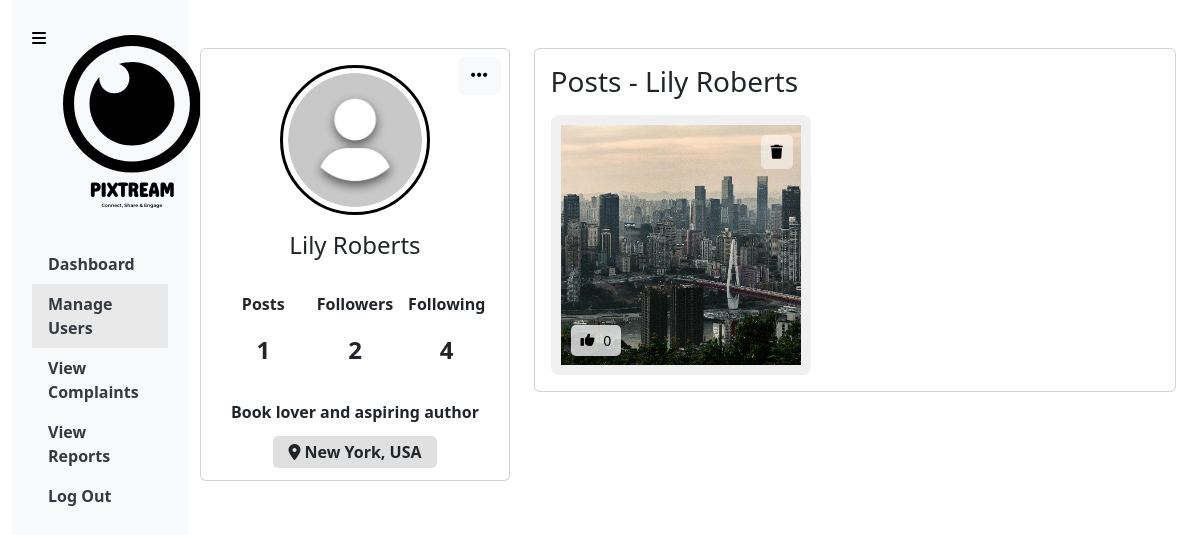
The app's page /admin_user_view.php?username=lily_roberts (signed in) with its own data.
### tables this page shows
CREATE TABLE `users` (
  `id` bigint(20) NOT NULL,
  `name` varchar(100) DEFAULT NULL,
  `username` varchar(191) DEFAULT NULL,
  `email` varchar(191) DEFAULT NULL,
  `password` varchar(255) DEFAULT NULL,
  `bio` text DEFAULT NULL,
  `profile_picture` varchar(255) DEFAULT 'default.png',
  `location` varchar(255) DEFAULT NULL,
  `created_at` timestamp NOT NULL DEFAULT current_timestamp()
);

CREATE TABLE `posts` (
  `id` bigint(20) NOT NULL,
  `user_id` bigint(20) DEFAULT NULL,
  `post_path` varchar(255) DEFAULT NULL,
  `caption` longtext DEFAULT NULL,
  `category` enum('Photos','Videos','Stories','Music','Articles','Memes','Art & Design','Photography','Travel & Adventure','Food & Cooking','Others') DEFAULT NULL,
  `created_at` timestamp NOT NULL DEFAULT current_timestamp()
);

### admin_user_view.php (the view, shortened to what this page needs)
<?php
include 'dbconfig.php';
$username = $_GET['username'];
$sql = "SELECT * FROM users WHERE username='$username';";
$result = mysqli_query($conn, $sql);
$info = mysqli_fetch_assoc($result);
$id = $info['id'];
$name = $info['name'];
$location = $info['location'];
$bio = $info['bio'];
$profilePhoto = $info['profile_picture'] ?? 'default.png';
$followersSql = "SELECT COUNT(*) AS follower_count FROM follows WHERE followed_id='$id';";
$followersResult = mysqli_query($conn, $followersSql);
$followersCount = mysqli_fetch_assoc($followersResult)['follower_count'];
$followingSql = "SELECT COUNT(*) AS following_count FROM follows WHERE follower_id='$id';";
$followingResult = mysqli_query($conn, $followingSql);
$followingCount = mysqli_fetch_assoc($followingResult)['following_count'];
$postSql = "SELECT COUNT(*) FROM posts WHERE user_id = '$id';";
$postResult = mysqli_query($conn, $postSql);
$postInfo = mysqli_fetch_array($postResult);
$postCount = $postInfo[0];
?>
<!DOCTYPE html>
<html lang="en">
<head>
    <link rel="stylesheet" href="node_modules/bootstrap/dist/css/bootstrap.min.css">
    <link rel="stylesheet" href="library-files/fontawesome/css/all.min.css">
    <link rel="stylesheet" href="assets/css/me.css">
</head>
<body>
    <button class="btn mybtn-outline toggle-btn" id="sidebarToggle"><i class="fa-solid fa-bars"></i></button>
    <div class="container-fluid d-flex admin-2divs">
        <div class="sidebar" id="sidebar">
            <div class="text-center mb-4">
                <img src="assets/img/LOGO_text.svg" width="200" alt="PIXTREAM Logo">
            </div>
            <ul class="nav flex-column">
                <li class="nav-item">
                    <a class="nav-link" href="admin_dashboard.php">
                        <b>Dashboard</b>
                    </a>
                </li>
                <li class="nav-item">
                    <a class="nav-link active-now" href="admin_users.php">
                        <b>Manage Users</b>
                    </a>
                </li>
                <li class="nav-item">
                    <a class="nav-link" href="admin_complaints.php">
                        <b>View Complaints</b>
                    </a>
                </li>
                <li class="nav-item">
                    <a class="nav-link" href="admin_reports.php">
                        <b>View Reports</b>
                    </a>
                </li>
                <li class="nav-item">
                    <a class="nav-link" href="logout.php">
                        <b>Log Out</b>
                    </a>
                </li>
            </ul>
        </div>
        <div class="container mt-5">
        <div class="main-body">
            <div class="row gutters-sm">
                <div class="col-md-4 mb-3">
                    <div class="card h-100 position-relative">
                        <div class="card-body d-flex flex-column">
                            <div class="dropdown position-absolute top-0 end-0 p-2">
                                <button class="btn btn-light custom-dropdown-btn" type="button" id="dropdownMenuButton" data-bs-toggle="dropdown" aria-expanded="false">
                                    <i class="fa-solid fa-ellipsis custom-ellipsis"></i>
                                </button>
                            </div>
                            <div class="d-flex flex-column align-items-center text-center">
                                <div class="profile-img-container">
                                    <img src="profile_picture/<?php echo $profilePhoto; ?>" alt="Profile Photo" class="rounded-circle" width="150">
                                </div>
                                <div class="mt-3 mb-4">
                                    <h4><?php echo $name; ?></h4>
                                </div>
                                <div class="d-flex justify-content-around stats">
                                    <div class="stat">
                                        <p><b>Posts</b></p>
                                        <p><?php echo $postCount; ?></p>
                                    </div>
                                    <div class="stat" data-bs-toggle="modal" data-bs-target="#followersModal">
                                        <p><b>Followers</b></p>
                                        <p><?php echo $followersCount; ?></p>
                                    </div>
                                    <div class="stat" data-bs-toggle="modal" data-bs-target="#followingModal">
                                        <p><b>Following</b></p>
                                        <p><?php echo $followingCount; ?></p>
                                    </div>
                                </div>
                                <div class="mt-3 bio-text text-start">
                                    <p><?php echo nl2br(htmlspecialchars($bio)); ?></p>
                                    <span class="mt-3 profile-location">
                                        <i class="fa-solid fa-location-dot"></i> <?php echo $location; ?>
                                    </span>
                                </div>
                            </div>
                        </div>
                    </div>
                </div>
                <div class="col-md-8">
                    <div class="row gutters-sm">
                        <div class="col-sm-12 mb-3">
                            <div class="card h-100">
                                <div class="card-body">
                                    <h3 class="d-flex align-items-center mb-3">Posts - <?php echo $name; ?></h3>
                                    <div class="media-grid">
                                        <?php
                                        $postsSql = "SELECT * FROM posts WHERE user_id='$id' ORDER BY created_at DESC;";
                                        $postsResult = mysqli_query($conn, $postsSql);
                                        $posts = [];
                                        while ($row = mysqli_fetch_assoc($postsResult)) {
                                            $posts[] = $row;
                                        }
                                        foreach ($posts as $post)
                                        {
                                            $post_id = $post['id'];
                                            $mediaPath = $post['post_path'];
                                            $caption = $post['caption'];
                                            $createdAt = new DateTime($post['created_at']);
                                            $formattedDate = $createdAt->format('F j, Y g:i A');
                                            $category = $post['category'];
                                            $likeCountSql = "SELECT COUNT(*) AS like_count FROM likes WHERE post_id='$post_id';";
                                            $likeCountResult = mysqli_query($conn, $likeCountSql);
                                            $likeCountRow = mysqli_fetch_assoc($likeCountResult);
                                            $likeCount = $likeCountRow['like_count'];
                                            $fileExtension = strtolower(pathinfo($mediaPath, PATHINFO_EXTENSION));
                                            $isVideo = in_array($fileExtension, ['mp4', 'mov', 'avi', 'wmv']);
                                        ?>
                                        <a href="admin_post_info.php?user_id=<?php echo $id; ?>&post_id=<?php echo $post_id; ?>">
                                            <div class="media-item">
                                                <?php if ($isVideo): ?>
                                                    <div class="video-thumbnail" data-bs-toggle="modal" data-bs-target="#postModal" data-media-path="<?php echo htmlspecialchars($mediaPath); ?>" data-caption="<?php echo htmlspecialchars($caption); ?>" data-created-at="<?php echo htmlspecialchars($formattedDate); ?>" data-category="<?php echo htmlspecialchars($category); ?>" data-username="<?php echo htmlspecialchars($username); ?>">
                                                        <video muted>
                                                            <source src="<?php echo htmlspecialchars($mediaPath); ?>" type="video/mp4">
                                                            Your browser does not support the video tag.
                                                        </video>
                                                        <div class="video-icon-overlay">
                                                            <i class="fas fa-play-circle"></i>
                                                        </div>
                                                    </div>
                                                <?php else: ?>
                                                    <img src="<?php echo htmlspecialchars($mediaPath); ?>" alt="Pixtream Post" data-bs-toggle="modal" data-bs-target="#postModal" data-media-path="<?php echo htmlspecialchars($mediaPath); ?>" data-caption="<?php echo htmlspecialchars($caption); ?>" data-created-at="<?php echo htmlspecialchars($formattedDate); ?>" data-category="<?php echo htmlspecialchars($category); ?>" data-username="<?php echo htmlspecialchars($username); ?>">
                                                <?php endif; ?>
                                                <form method="POST" action="" class="delete-post-form">
                                                    <button type="submit" name="delete_post" class="trash-icon">
                                                        <i class="fa-solid fa-trash"></i>
                                                    </button>
                                                </form>
                                                <div class="like-count-overlay">
                                                    <i class="fa-solid fa-thumbs-up"></i>&nbsp;<?php echo $likeCount; ?>
                                                </div>
                                            </div>
                                        </a>
                                        <?php
                                        }
                                        ?>
                                    </div>
                                </div>
                            </div>
                        </div>
                    </div>
                </div>
            </div>
        </div>
    </div>
</body>
</html>

### assets/css/me.css (style rules this page uses)
:root { --bs-body-font-weight: 400; }
body { color: black !important; }
li { cursor: pointer; }
.mybtn-outline { border: 1px solid black; color: black; }
.bio-text { text-align: center !important; font-weight: bolder; }
.profile-location { background-color: #e0e0e0 !important; padding: 5px 15px; border-radius: 5px; }
a { color: inherit; text-decoration: none; }
.rounded-circle { border: 3px solid #000000; padding: 5px; }
.profile-img-container { position: relative; display: inline-block; }
.profile-img-container img { border-radius: 50%; }
.custom-ellipsis { font-size: 1.2rem; }
.stats { display: flex; justify-content: space-around; width: 100%; }
.stat { text-align: center; flex: 1; cursor: pointer; }
.stat p:nth-of-type(2) { font-size: 1.5rem; font-weight: 600; }
.media-grid { display: flex; flex-wrap: wrap; gap: 10px; }
.media-grid img, .media-grid video { width: 260px; height: 260px; object-fit: cover; border-radius: 8px; padding: 10px; background-color: #f0f0f0; }
.sidebar { height: 100vh; background-color: #f8f9fa; transition: width 0.3s; padding: 20px; width: 15%; }
.active-now { background-color: #e9e9e9; }
.toggle-btn { position: fixed; top: 20px; left: 20px; z-index: 1000; border: none; }
.sidebar .nav-link { color: #343a40; }
.admin-2divs { display: flex; height: 100vh; }
.like-count-overlay { position: absolute; margin-top: -50px; margin-left: 20px; background-color: #ffffffbe; color: #000000; padding: 5px 10px; border-radius: 5px; font-size: 14px; display: flex; align-items: center; gap: 5px; }
.trash-icon { position: absolute; margin-top: -240px; margin-left: 210px; background-color: #ffffff85; color: #000000; padding: 5px 10px; border-radius: 5px; border: none; padding: 10px; font-size: 14px; display: flex; align-items: center; gap: 5px; }

### records on screen
users: profile_picture (placeholder picture), name "Lily Roberts", bio "Book lover and aspiring author", location "New York, USA"
posts: post_path (picture), likeCount "0"

### other values on screen
$postCount "1"
$followersCount "2"
$followingCount "4"
